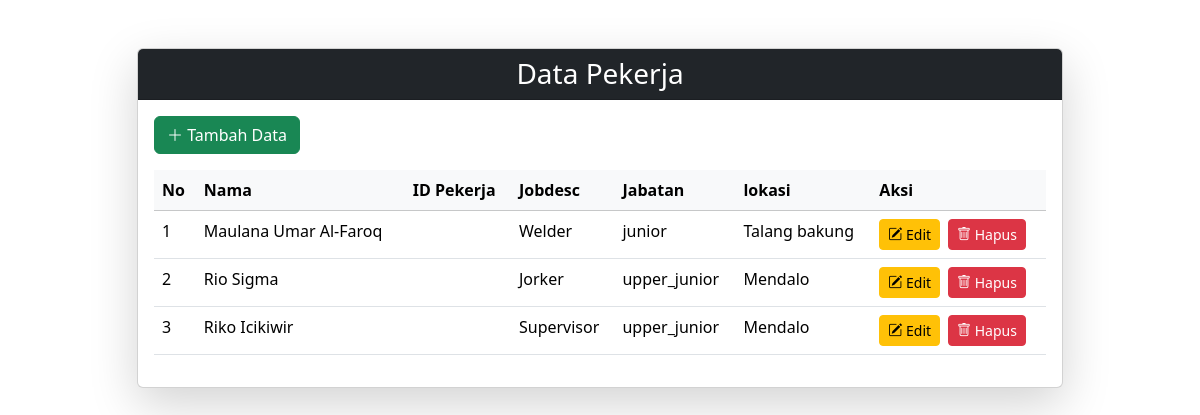
Page /tugas_tiga/index.php on the committed database.
### tables this page shows
CREATE TABLE `data_pekerja` (
  `id` int(11) NOT NULL,
  `nama` varchar(255) NOT NULL,
  `id_kerja` varchar(255) NOT NULL,
  `jobdesc` varchar(255) NOT NULL,
  `jabatan` enum('junior','upper_junior','lower-senior','senior') NOT NULL,
  `lokasi` varchar(255) NOT NULL
);

### tugas_tiga/index.php (the view, shortened to what this page needs)
<?php
    include "helper/koneksi.php";
?>
<!doctype html>
<html lang="en">
<head>
    <link href="https://cdn.jsdelivr.net/npm/bootstrap@5.3.7/dist/css/bootstrap.min.css" rel="stylesheet"
>
    <link rel="stylesheet" href="https://cdn.jsdelivr.net/npm/bootstrap-icons@1.11.3/font/bootstrap-icons.min.css">
</head>
<body>
    <div class="container py-5">
        <div class="row justify-content-center">
            <div class="col-lg-10">
                <div class="card shadow-lg">
                    <div class="card-header bg-dark text-white text-center">
                        <h3 class="mb-0">Data Pekerja</h3>
                    </div>
                    <div class="card-body">
                        <div class="d-flex justify-content-start mb-3">
                            <a href="tambah_data.php" class="btn btn-success">
                                <i class="bi bi-plus-lg"></i> Tambah Data
                            </a>
                        </div>
                        <div>
                            <table class="table table-hover">
                                <thead class="table-light">
                                    <tr>
                                        <th scope="col">No</th>
                                        <th scope="col">Nama</th>
                                        <th scope="col">ID Pekerja</th>
                                        <th scope="col">Jobdesc</th>
                                        <th scope="col">Jabatan</th>
                                        <th scope="col">lokasi</th>
                                        <th scope="col">Aksi</th>
                                    </tr>
                                </thead>
                                <tbody>
                                    <?php
                                    $no = 1;
                                    $query_tampil ="SELECT * FROM data_pekerja";
                                    $tampil = mysqli_query($db, $query_tampil);
                                    while ($data = mysqli_fetch_array($tampil)){
                                    ?>
                                    <tr>
                                        <td><?php  echo $no++; ?></td>
                                        <td><?php echo $data['nama']; ?></td>
                                        <td><?php echo $data['id_kerja']; ?></td>
                                        <td><?php echo $data['jobdesc']; ?></td>
                                        <td><?php echo $data['jabatan']; ?></td>
                                        <td><?php echo $data['lokasi']; ?></td>
                                        <td>
                                            <div class="d-flex gap-2">
                                                <a href="edit_data.php" class="btn btn-warning btn-sm">
                                                    <i class="bi bi-pencil-square"></i> Edit
                                                </a>
                                                <button class="btn btn-danger btn-sm">
                                                    <i class="bi bi-trash"></i> Hapus
                                                </button>
                                            </div>
                                        </td>
                                    </tr>
                                    <?php } ?>
                                </tbody>
                            </table>
                        </div>
                    </div>
                </div>
            </div>
        </div>
    </div>
</body>
</html>

### rows in the picture
data_pekerja: nama "Maulana Umar Al-Faroq", jobdesc "Welder", jabatan "junior", lokasi "Talang bakung"
data_pekerja: nama "Rio Sigma", jobdesc "Jorker", jabatan "upper_junior", lokasi "Mendalo"
data_pekerja: nama "Riko Icikiwir", jobdesc "Supervisor", jabatan "upper_junior", lokasi "Mendalo"
